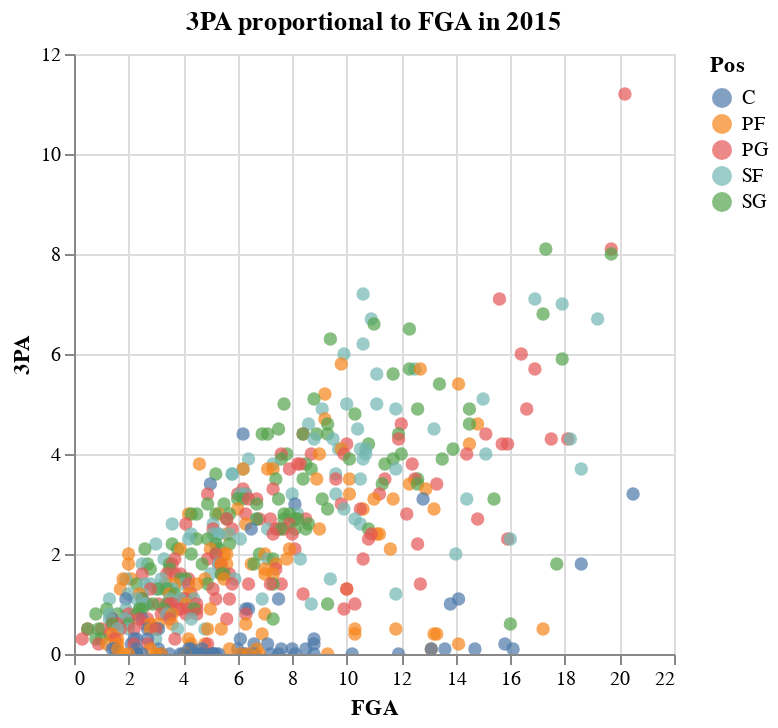

Notebook code cell kept with this figure:
### Code cell
pos_sel = alt.selection_point(
    fields=['Pos'],
    bind='legend'      # <- clicking legend entries toggles selection
)

alt.Chart(allstats_15).mark_circle(size=45).encode(
    x='FGA',
    y='3PA',
    color='Pos',
    tooltip=['Player']
).add_params(pos_sel).transform_filter(pos_sel).interactive().properties(
    title="3PA proportional to FGA in 2015")

### Figure 1 — Vega-Lite specification as saved in the notebook (floating-point values rounded to 4 significant figures; data arrays with more than 128 entries replaced by an {"elided": "..."} marker saying what was removed)
{"$schema": "https://vega.github.io/schema/vega-lite/v5.20.1.json", "config": {"view": {"continuousHeight": 300, "continuousWidth": 300}}, "data": {"name": "data-4193bc44f28e83110900188e32ead505"}, "datasets": {"data-4193bc44f28e83110900188e32ead505": {"elided": "522 records"}}, "encoding": {"color": {"field": "Pos", "type": "nominal"}, "tooltip": [{"field": "Player", "type": "nominal"}], "x": {"field": "FGA", "type": "quantitative"}, "y": {"field": "3PA", "type": "quantitative"}}, "mark": {"size": 45, "type": "circle"}, "params": [{"bind": "legend", "name": "param_7", "select": {"fields": ["Pos"], "type": "point"}}, {"bind": "scales", "name": "param_8", "select": {"encodings": ["x", "y"], "type": "interval"}}], "title": "3PA proportional to FGA in 2015", "transform": [{"filter": {"param": "param_7"}}]}
